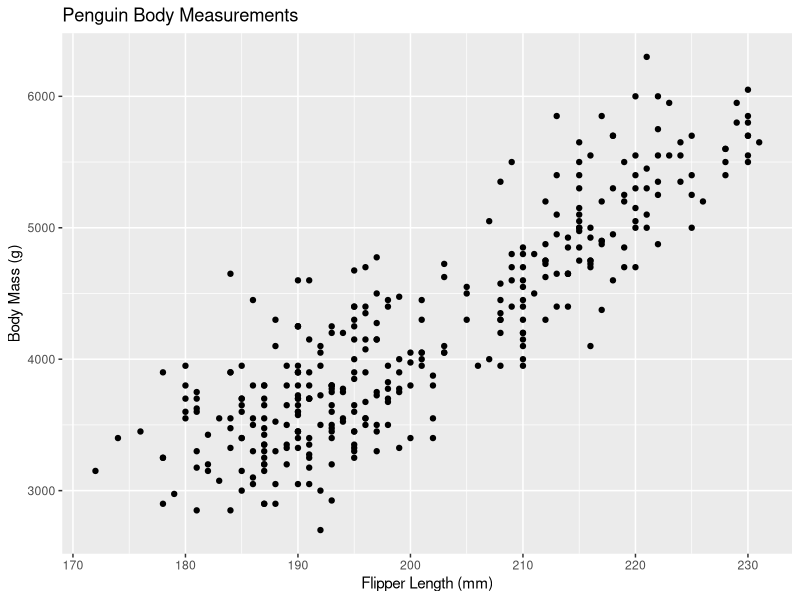
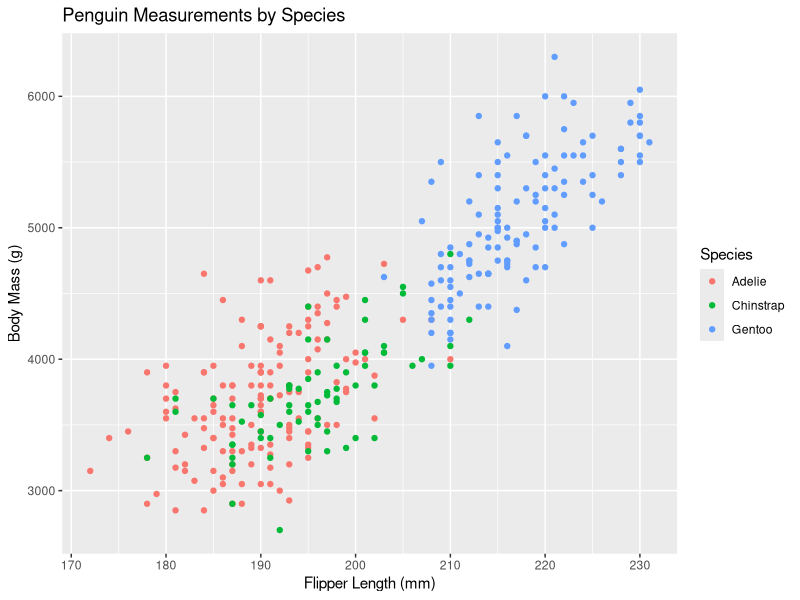
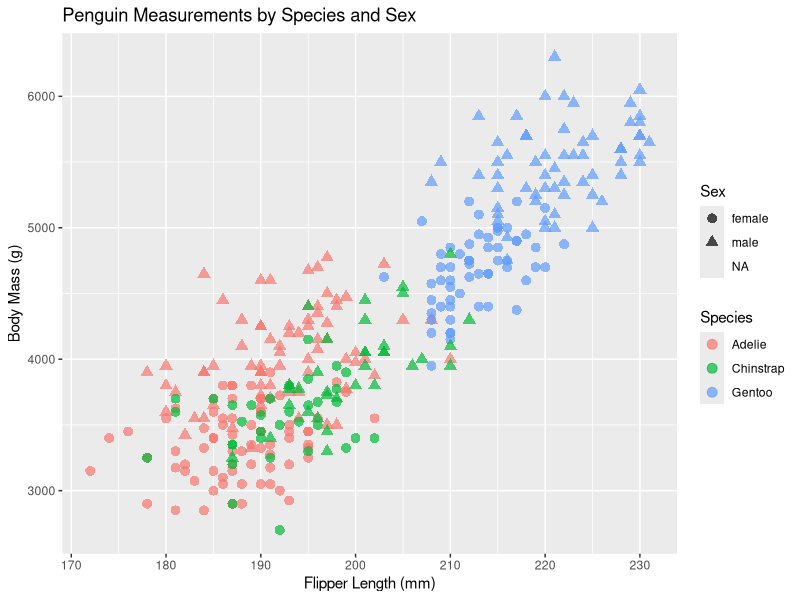
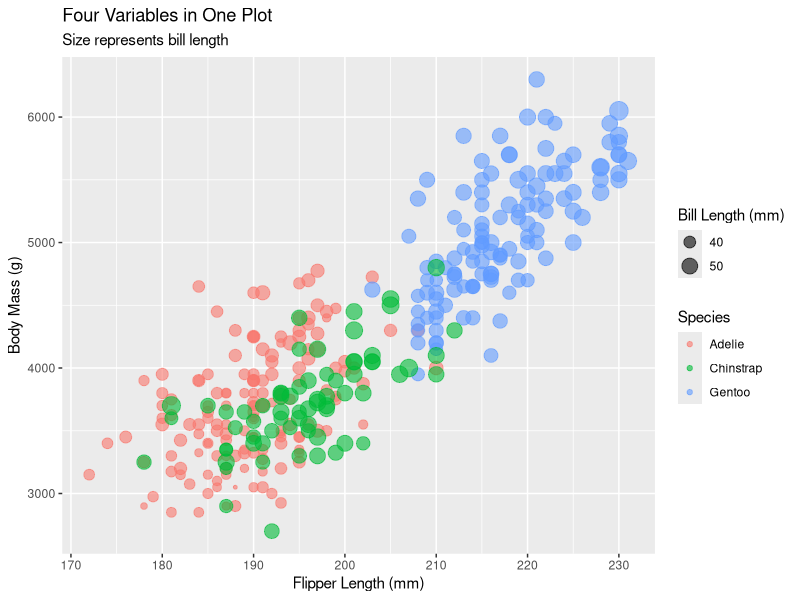
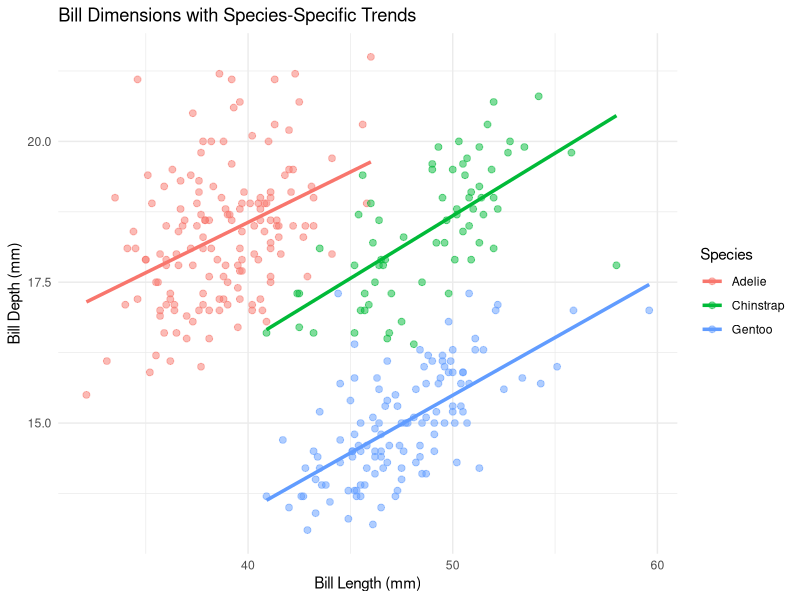
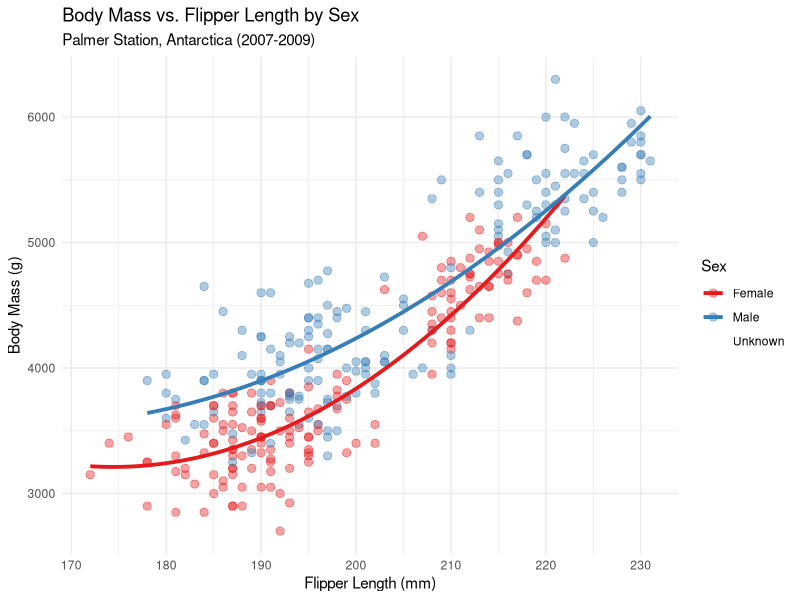
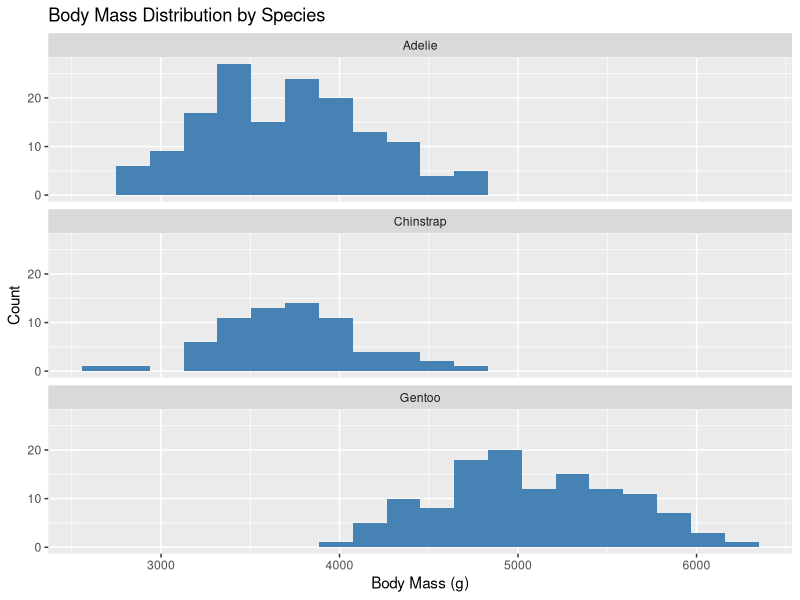
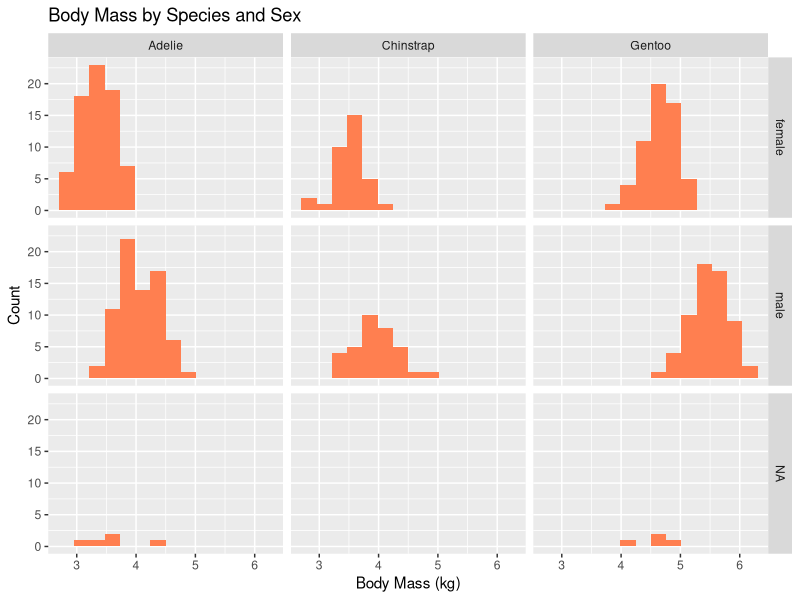

Write the R code that produced these figures, in order.
## ---- chunk 1
#| echo: true 
#| message: false
#| warning: false

library(ggplot2)
library(palmerpenguins)
library(dplyr)

# View our data
glimpse(penguins)
## ---- chunk 2
#| echo: true 
#| message: false
#| warning: false

ggplot(penguins, aes(x = flipper_length_mm, y = body_mass_g)) +
  geom_point() +
  labs(title = "Penguin Body Measurements",
       x = "Flipper Length (mm)",
       y = "Body Mass (g)")
## ---- chunk 3
#| echo: true 
#| message: false
#| warning: false

ggplot(penguins, aes(x = flipper_length_mm, 
                     y = body_mass_g,
                     color = species)) +
  geom_point() +
  labs(title = "Penguin Measurements by Species",
       x = "Flipper Length (mm)",
       y = "Body Mass (g)",
       color = "Species")
## ---- chunk 4
#| echo: true 
#| message: false
#| warning: false

ggplot(penguins, aes(x = flipper_length_mm,
                     y = body_mass_g,
                     color = species,
                     shape = sex)) +
  geom_point(size = 3, alpha = 0.7) +
  labs(title = "Penguin Measurements by Species and Sex",
       x = "Flipper Length (mm)",
       y = "Body Mass (g)",
       color = "Species",
       shape = "Sex")
## ---- chunk 5
#| echo: true 
#| message: false
#| warning: false

ggplot(penguins, aes(x = flipper_length_mm,
                     y = body_mass_g,
                     color = species,
                     size = bill_length_mm)) +
  geom_point(alpha = 0.6) +
  labs(title = "Four Variables in One Plot",
       subtitle = "Size represents bill length",
       x = "Flipper Length (mm)",
       y = "Body Mass (g)",
       color = "Species",
       size = "Bill Length (mm)")
## ---- chunk 6
#| echo: true 
#| message: false
#| warning: false

ggplot(penguins, aes(x = bill_length_mm,
                     y = bill_depth_mm,
                     color = species)) +
  geom_point(alpha = 0.5, size = 2) +
  geom_smooth(method = "lm", se = FALSE, linewidth = 1.2) +
  labs(title = "Bill Dimensions with Species-Specific Trends",
       x = "Bill Length (mm)",
       y = "Bill Depth (mm)",
       color = "Species") +
  theme_minimal()
## ---- chunk 7
#| echo: true 
#| message: false
#| warning: false

ggplot(penguins, aes(x = flipper_length_mm,
                     y = body_mass_g,
                     color = sex)) +
  geom_point(alpha = 0.4, size = 2.5) +
  geom_smooth(method = "lm", 
              formula = y ~ poly(x, 2),
              se = FALSE,
              linewidth = 1.3) +
  scale_color_brewer(palette = "Set1",
                     labels = c("Female", "Male", "Unknown")) +
  labs(title = "Body Mass vs. Flipper Length by Sex",
       subtitle = "Palmer Station, Antarctica (2007-2009)",
       x = "Flipper Length (mm)",
       y = "Body Mass (g)",
       color = "Sex") +
  theme_minimal()
## ---- chunk 8
#| echo: true 
#| message: false
#| warning: false

ggplot(penguins, aes(x = body_mass_g)) +
  geom_histogram(fill = "steelblue", bins = 20) +
  facet_wrap(~species, ncol = 1) +
  labs(title = "Body Mass Distribution by Species",
       x = "Body Mass (g)",
       y = "Count")
## ---- chunk 9
#| echo: true 
#| message: false
#| warning: false

ggplot(penguins, aes(x = body_mass_g / 1000)) +
  geom_histogram(fill = "coral", bins = 15) +
  facet_grid(sex ~ species) +
  labs(title = "Body Mass by Species and Sex",
       x = "Body Mass (kg)",
       y = "Count")
## ---- chunk 10
#| echo: true 
#| message: false
#| warning: false

ggplot(penguins, aes(x = bill_length_mm,
                     y = bill_depth_mm,
                     color = sex)) +
  geom_point(alpha = 0.6) +
  geom_smooth(method = "lm", se = FALSE) +
  facet_wrap(~species, ncol = 1) +
  labs(title = "Bill Dimensions by Species and Sex",
       x = "Bill Length (mm)",
       y = "Bill Depth (mm)",
       color = "Sex")
## ---- chunk 11
#| echo: true 
#| message: false
#| warning: false

ggplot(penguins, aes(x = bill_length_mm,
                     y = bill_depth_mm,
                     color = sex)) +
  geom_point(size = 2, alpha = 0.6) +
  geom_smooth(method = "lm", se = FALSE, linewidth = 1.2) +
  facet_wrap(~species, ncol = 3) +
  scale_color_brewer(palette = "Set1",
                     labels = c("Female", "Male", "Unknown")) +
  theme_minimal() +
  labs(title = "Bill Dimensions Vary by Species and Sex",
       subtitle = "Measurements from Palmer Station, Antarctica",
       x = "Bill Length (mm)",
       y = "Bill Depth (mm)",
       color = "Sex") +
  theme(legend.position = "bottom")
## ---- chunk 12
#| echo: true 
#| message: false
#| warning: false

# Prepare data for multiple time series
econ_data <- economics %>%
  select(date, unemploy, psavert, pop) %>%
  tidyr::pivot_longer(cols = -date,
                      names_to = "variable",
                      values_to = "value")

# Create labels for facets
econ_labels <- c(
  "unemploy" = "Unemployment (thousands)",
  "psavert" = "Personal Savings Rate (%)",
  "pop" = "Population (thousands)"
)

ggplot(econ_data, aes(x = date, y = value)) +
  geom_line(color = "darkblue") +
  facet_wrap(~variable, 
             ncol = 1,
             scales = "free_y",
             labeller = labeller(variable = econ_labels)) +
  theme_minimal() +
  labs(title = "US Economic Indicators Over Time",
       x = "Year",
       y = NULL) +
  theme(strip.text = element_text(face = "bold", size = 10))
## ---- chunk 13
#| echo: true 
#| message: false
#| warning: false

# Compare trends across islands
ggplot(penguins, aes(x = bill_length_mm, y = bill_depth_mm)) +
  geom_point(aes(color = species), size = 2, alpha = 0.7) +
  facet_wrap(~island) +
  scale_color_viridis_d() +
  theme_minimal() +
  labs(title = "Bill Dimensions Across Different Islands",
       x = "Bill Length (mm)",
       y = "Bill Depth (mm)",
       color = "Species")
## ---- chunk 14
#| echo: true 
#| message: false
#| warning: false

# Create a multi-variable visualization
ggplot(penguins, aes(x = flipper_length_mm, 
                     y = body_mass_g,
                     color = species,
                     shape = sex)) +
  geom_point(size = 2.5, alpha = 0.7) +
  geom_smooth(aes(group = species), 
              method = "lm",
              se = FALSE,
              linewidth = 1,
              show.legend = FALSE) +
  facet_wrap(~island) +
  scale_color_viridis_d(option = "plasma", end = 0.9) +
  theme_minimal() +
  theme(legend.position = "bottom",
        strip.text = element_text(face = "bold", size = 11)) +
  labs(title = "Penguin Physical Characteristics Across Islands",
       subtitle = "Relationship between flipper length and body mass",
       x = "Flipper Length (mm)",
       y = "Body Mass (g)",
       color = "Species",
       shape = "Sex",
       caption = "Data: Palmer Station LTER")
